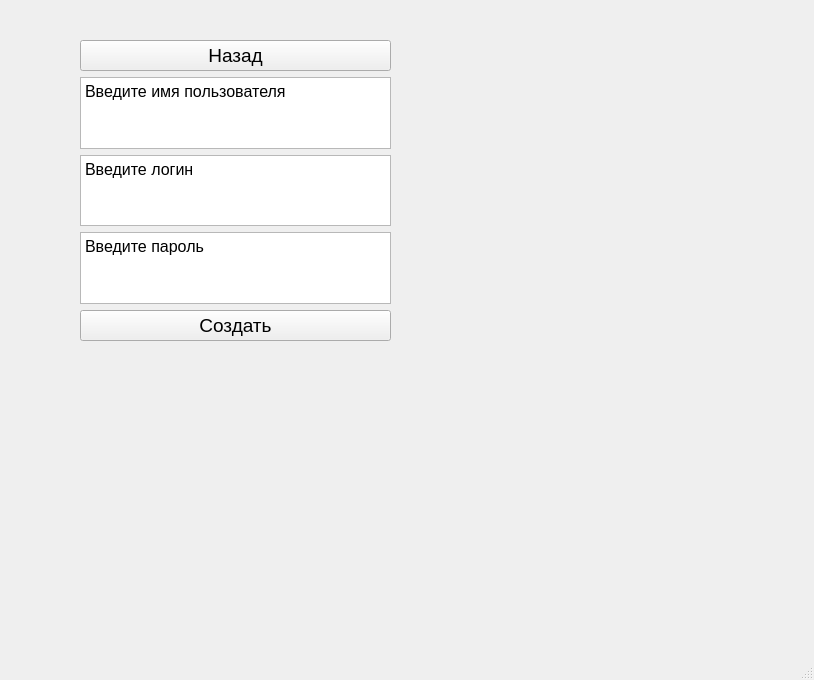
<?xml version="1.0" encoding="UTF-8"?>
<ui version="4.0">
 <class>MainWindow</class>
 <widget class="QMainWindow" name="MainWindow">
  <property name="geometry">
   <rect>
    <x>0</x>
    <y>0</y>
    <width>814</width>
    <height>680</height>
   </rect>
  </property>
  <property name="windowTitle">
   <string>MainWindow</string>
  </property>
  <widget class="QWidget" name="centralwidget">
   <widget class="QWidget" name="verticalLayoutWidget">
    <property name="geometry">
     <rect>
      <x>80</x>
      <y>40</y>
      <width>311</width>
      <height>301</height>
     </rect>
    </property>
    <layout class="QVBoxLayout" name="verticalLayout">
     <item>
      <widget class="QPushButton" name="pushButton_2">
       <property name="font">
        <font>
         <pointsize>14</pointsize>
        </font>
       </property>
       <property name="text">
        <string>Назад</string>
       </property>
      </widget>
     </item>
     <item>
      <widget class="QTextEdit" name="textEdit">
       <property name="html">
        <string>&lt;!DOCTYPE HTML PUBLIC &quot;-//W3C//DTD HTML 4.0//EN&quot; &quot;http://www.w3.org/TR/REC-html40/strict.dtd&quot;&gt;
&lt;html&gt;&lt;head&gt;&lt;meta name=&quot;qrichtext&quot; content=&quot;1&quot; /&gt;&lt;style type=&quot;text/css&quot;&gt;
p, li { white-space: pre-wrap; }
&lt;/style&gt;&lt;/head&gt;&lt;body style=&quot; font-family:'MS Shell Dlg 2'; font-size:8.25pt; font-weight:400; font-style:normal;&quot;&gt;
&lt;p style=&quot; margin-top:0px; margin-bottom:0px; margin-left:0px; margin-right:0px; -qt-block-indent:0; text-indent:0px;&quot;&gt;&lt;span style=&quot; font-size:12pt;&quot;&gt;Введите имя пользователя&lt;/span&gt;&lt;/p&gt;&lt;/body&gt;&lt;/html&gt;</string>
       </property>
      </widget>
     </item>
     <item>
      <widget class="QTextEdit" name="textEdit_2">
       <property name="html">
        <string>&lt;!DOCTYPE HTML PUBLIC &quot;-//W3C//DTD HTML 4.0//EN&quot; &quot;http://www.w3.org/TR/REC-html40/strict.dtd&quot;&gt;
&lt;html&gt;&lt;head&gt;&lt;meta name=&quot;qrichtext&quot; content=&quot;1&quot; /&gt;&lt;style type=&quot;text/css&quot;&gt;
p, li { white-space: pre-wrap; }
&lt;/style&gt;&lt;/head&gt;&lt;body style=&quot; font-family:'MS Shell Dlg 2'; font-size:8.25pt; font-weight:400; font-style:normal;&quot;&gt;
&lt;p style=&quot; margin-top:0px; margin-bottom:0px; margin-left:0px; margin-right:0px; -qt-block-indent:0; text-indent:0px;&quot;&gt;&lt;span style=&quot; font-size:12pt;&quot;&gt;Введите логин&lt;/span&gt;&lt;/p&gt;
&lt;p style=&quot;-qt-paragraph-type:empty; margin-top:0px; margin-bottom:0px; margin-left:0px; margin-right:0px; -qt-block-indent:0; text-indent:0px; font-size:12pt;&quot;&gt;&lt;br /&gt;&lt;/p&gt;&lt;/body&gt;&lt;/html&gt;</string>
       </property>
      </widget>
     </item>
     <item>
      <widget class="QTextEdit" name="textEdit_3">
       <property name="html">
        <string>&lt;!DOCTYPE HTML PUBLIC &quot;-//W3C//DTD HTML 4.0//EN&quot; &quot;http://www.w3.org/TR/REC-html40/strict.dtd&quot;&gt;
&lt;html&gt;&lt;head&gt;&lt;meta name=&quot;qrichtext&quot; content=&quot;1&quot; /&gt;&lt;style type=&quot;text/css&quot;&gt;
p, li { white-space: pre-wrap; }
&lt;/style&gt;&lt;/head&gt;&lt;body style=&quot; font-family:'MS Shell Dlg 2'; font-size:8.25pt; font-weight:400; font-style:normal;&quot;&gt;
&lt;p style=&quot; margin-top:0px; margin-bottom:0px; margin-left:0px; margin-right:0px; -qt-block-indent:0; text-indent:0px;&quot;&gt;&lt;span style=&quot; font-size:12pt;&quot;&gt;Введите пароль&lt;/span&gt;&lt;/p&gt;
&lt;p style=&quot;-qt-paragraph-type:empty; margin-top:0px; margin-bottom:0px; margin-left:0px; margin-right:0px; -qt-block-indent:0; text-indent:0px; font-size:12pt;&quot;&gt;&lt;br /&gt;&lt;/p&gt;&lt;/body&gt;&lt;/html&gt;</string>
       </property>
      </widget>
     </item>
     <item>
      <widget class="QPushButton" name="pushButton">
       <property name="font">
        <font>
         <pointsize>14</pointsize>
        </font>
       </property>
       <property name="text">
        <string>Создать</string>
       </property>
      </widget>
     </item>
    </layout>
   </widget>
  </widget>
  <widget class="QMenuBar" name="menubar">
   <property name="geometry">
    <rect>
     <x>0</x>
     <y>0</y>
     <width>814</width>
     <height>21</height>
    </rect>
   </property>
  </widget>
  <widget class="QStatusBar" name="statusbar"/>
 </widget>
 <resources/>
 <connections/>
</ui>
